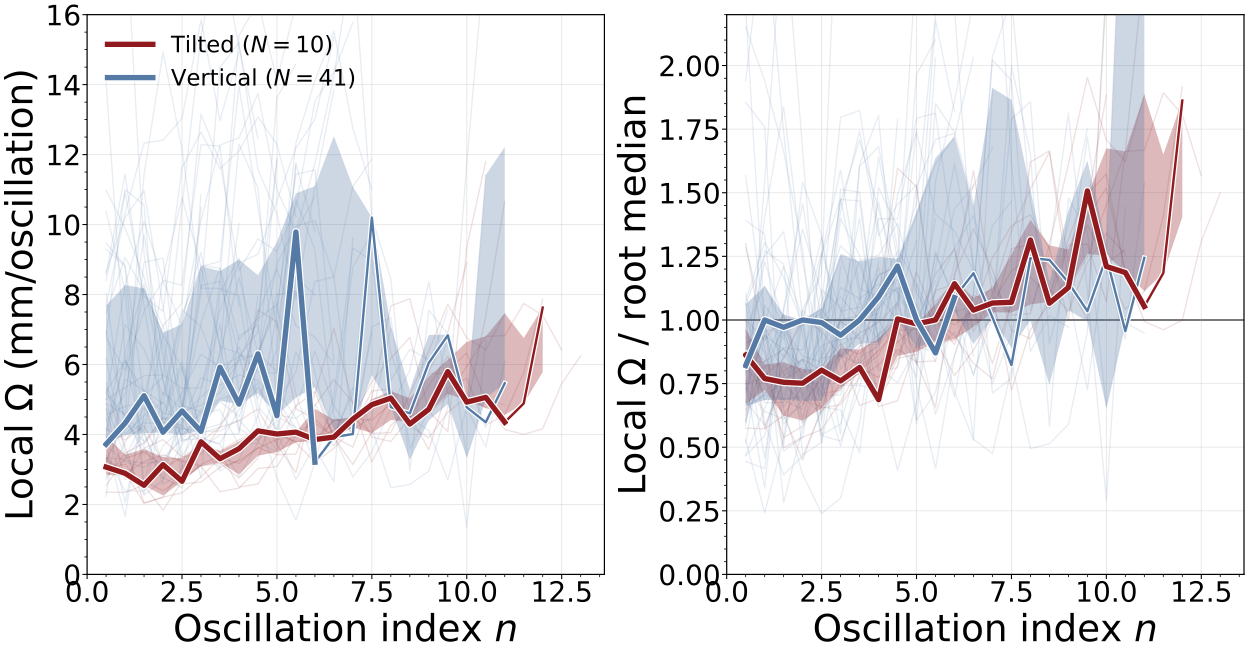
#> input picture src/paper_draft/arcLengthAge/plots/mode/local_wavelength_vs_index_dx8_base15mm_thr0.30.png, 1248 x 653 px, given as the content of the folder data/col_segmented/edited, which was not available
$ python viz_arclength_age.py
#> lines starting #> are read from the running program, lines starting #| are printed output that depends on the picture; after the words box and inside, x2 and y2 are one past the last pixel; in counts of white or black regions, pixels touching at a corner belong together; pictures that were not available may be replaced by others from this repository, and a replacement may not be noted
### src/paper_draft/arcLengthAge/arclength_events.py
"""Arc length at which each successive oscillation happens, for every root.

The wavelength analysis in ../wavelengths takes the orientation series theta(s)
of a root and asks, through the autocorrelation, for one number: the arc length
Omega over which theta repeats itself.  That throws away everything about *where*
along the root each wave sits, and so cannot see a wavelength that changes as the
root grows.

Here the autocorrelation is dropped and the waves are counted directly.  Every
time the detrended theta(s) crosses its baseline the root has completed half an
oscillation, so the crossings, in order, are

    s_0 < s_1 < s_2 < ...   at oscillation index   n = 0, 1/2, 1, 3/2, ...

and s(n) is the arc length "clock reading" of the root against its own internal
oscillator.

The assumptions that turns that into a statement about growth are:

  * the delay tau, and so the period T of the oscillation, is a property of the
    plant -- the same for every root and constant in time.  n = t/T is then a
    clock, and ds/dn = v*T is the elongation rate v in mm per oscillation;
  * v is common to the roots of a plate but *not* constant in time: a root grows
    slowly for the first days and faster later.  Anything that changes along one
    root is therefore attributed to v, not to T;
  * neither holds exactly, because roots vary.  That variability is the spread
    between roots in every figure here, and it is the reason the result is quoted
    as a comparison within one root -- each root its own control -- rather than
    between them.

A straight s(n) means the root grew at a constant rate; curvature in s(n) means
the rate changed while the root was being recorded, and the local slope
s(n+1) - s(n) is exactly the local wavelength Omega(n).  This is the same Omega as
the autocorrelation gives, but resolved along the root instead of averaged over
it -- and since it is not constant, the single number the autocorrelation returns
is an average over whatever stretch of root happened to be in the picture.

One warning about reading the figures.  s(n) is a running sum of the crossing
intervals: it is monotone by construction, and each of its points carries the
noise of all the earlier ones, averaged.  It therefore always looks clean, and
none of that cleanliness is evidence for anything.  The same information
differentiated is the much noisier local Omega, and that -- with the within-root
early/late comparison -- is where the result should be judged.

Crossings are found with a hysteresis rule: the signal must swing past +h before
a downward crossing counts and past -h before an upward one does, with h a fixed
fraction of the robust amplitude of that root's own theta.  A single noisy pixel
therefore cannot manufacture an oscillation, while a genuine wave -- which always
overshoots by roughly its amplitude -- is never missed.  The baseline subtracted
before the crossings are taken is a moving average over a window several
wavelengths wide, which removes the slow drift of the growth direction (nonzero
and wandering for the tilted plates) without touching the waves themselves.

Root extraction -- skeletonise, take the main trunk, sample it every dx_pixels of
arc length, differentiate to get theta -- is imported unchanged from
../wavelengths/errorbars_filter.py, so both analyses see exactly the same roots.

Counting is checked against the autocorrelation it replaces: on the same roots
the two agree per-root with r ~ 0.73, and the first autocorrelation peak sits at
a median 0.93 of the counted mm per oscillation, i.e. slightly short, as a first
peak picked off a discrete lag axis should be.  The defaults below (smooth 1 mm,
baseline 15 mm, threshold 0.3) are where that agreement is best.

Because a threshold that quietly dropped the odd early wave would manufacture
exactly the trend being claimed, the trend is also measured by an estimator with
no crossings and no threshold in it at all: windowed_wavelength() below, the peak
of the Fourier spectrum of theta in a sliding 20 mm window.  It gives the same
late/early ratio, 1.37 tilted and 1.35 vertical, against 1.51 and 1.41 from the
counting.  The counted ratio is also unchanged by dropping the first two
crossings of every root, so it is not the seedling transient at the start of the
trace either.
"""

import sys
from pathlib import Path

import numpy as np
import imageio.v2 as imageio
from skimage import measure

_WAVELENGTHS_DIR = Path(__file__).resolve().parent.parent / "wavelengths"
if str(_WAVELENGTHS_DIR) not in sys.path:
    sys.path.insert(0, str(_WAVELENGTHS_DIR))

from errorbars_filter import (  # noqa: E402
    build_skeleton_graph,
    compute_theta_timeseries,
    find_main_trunk,
    set_plot_style,
    style_axes,
)
from mode_errorbars_and_kde import compute_half_sample_mode  # noqa: E402


COLOR_TILTED = "#901A1E"
COLOR_NON_TILTED = "#547AA5"
COLOR_REFERENCE = "#666666"
COLOR_YELLOW = "#CBA810"

# Plate height in the images is a fixed 100 mm, which sets the scale of each image.
PLATE_HEIGHT_MM = 100.0


def moving_average(y, window_samples):
    """Boxcar average of y over an odd window, reflected at both ends."""
    y = np.asarray(y, dtype=float)
    win = int(max(1, round(window_samples)))
    if win % 2 == 0:
        win += 1
    if win <= 1:
        return y.copy()
    if win >= len(y):
        return np.full_like(y, float(np.mean(y)))

    pad = win // 2
    padded = np.pad(y, pad, mode="reflect")
    kernel = np.ones(win, dtype=float) / win
    return np.convolve(padded, kernel, mode="valid")


def central(values, kind="median"):
    """One central value for a set of roots: their median, or their mode.

    Wavelengths across roots are not symmetric -- a handful of roots sit far
    above the bulk and none can sit below zero -- so a median, let alone a mean,
    is pulled up by the tail and reports a wavelength that no root actually has.
    The mode is the half-sample mode of ../wavelengths, the same estimator the
    autocorrelation analysis settled on, so the two are directly comparable.

    Within a single root the choice is not open: half a root gives five or ten
    intervals, far too few for a mode, and those are summarised by a median
    whichever variant is being drawn.
    """
    v = np.asarray(values, dtype=float)
    v = v[np.isfinite(v)]
    if v.size == 0:
        return np.nan
    if kind == "mode":
        return float(compute_half_sample_mode(v))
    return float(np.median(v))


# [6 lines left out: function central_by_column, not called in this run]


def robust_amplitude(y):
    """MAD-based standard deviation, insensitive to a few wild samples."""
    y = np.asarray(y, dtype=float)
    mad = float(np.median(np.abs(y - np.median(y))))
    return 1.4826 * mad


def detrend_theta(s_mm, theta, smooth_mm=1.0, baseline_mm=15.0):
    """High-pass theta(s): light smoothing, then a wide moving-average baseline."""
    s_mm = np.asarray(s_mm, dtype=float)
    theta = np.asarray(theta, dtype=float)
    if len(s_mm) < 2:
        return theta.copy()

    ds = float(np.median(np.diff(s_mm)))
    smoothed = moving_average(theta, smooth_mm / ds)
    baseline = moving_average(smoothed, baseline_mm / ds)
    return smoothed - baseline


def _interpolated_zero(s_mm, y, i0, i1):
    """Arc length of the first sign change of y between samples i0 and i1."""
    for j in range(i0, i1):
        y0, y1 = y[j], y[j + 1]
        if y0 == 0.0:
            return float(s_mm[j])
        if y0 * y1 < 0.0:
            t = -y0 / (y1 - y0)
            return float(s_mm[j] + t * (s_mm[j + 1] - s_mm[j]))
    return None


def detect_crossings(s_mm, y, rel_threshold=0.3):
    """Baseline crossings of y(s) with hysteresis.

    A crossing is only recorded once the signal has committed to the other side,
    i.e. has passed +/- rel_threshold * (robust amplitude of y).  Returns the arc
    lengths of the crossings and their directions (+1 upward, -1 downward), which
    strictly alternate.
    """
    s_mm = np.asarray(s_mm, dtype=float)
    y = np.asarray(y, dtype=float)

    amp = robust_amplitude(y)
    if not np.isfinite(amp) or amp <= 0:
        return np.array([]), np.array([], dtype=int)

    h = rel_threshold * amp
    state = 0
    last_idx = 0
    crossings, directions = [], []

    for i, value in enumerate(y):
        if value > h:
            side = 1
        elif value < -h:
            side = -1
        else:
            continue

        if state == 0:
            state, last_idx = side, i
            continue

        if side == state:
            last_idx = i
            continue

        s_cross = _interpolated_zero(s_mm, y, last_idx, i)
        if s_cross is not None:
            crossings.append(s_cross)
            directions.append(side)
        state, last_idx = side, i

    return np.asarray(crossings, dtype=float), np.asarray(directions, dtype=int)


def fit_growth(index, s_cross):
    """Straight-line fit of arc length against oscillation index.

    The slope is the root's mean mm per oscillation -- the same quantity the
    autocorrelation estimates, arrived at by counting.  It is only a summary: the
    whole point of the folder is that s(n) is not straight, so the number depends
    on how much of the root was in the image.
    """
    index = np.asarray(index, dtype=float)
    s_cross = np.asarray(s_cross, dtype=float)
    out = {"slope_mm_per_osc": np.nan, "slope_err_mm_per_osc": np.nan, "rms_residual_mm": np.nan}
    if len(index) < 3:
        return out

    coeffs, cov = np.polyfit(index, s_cross, 1, cov=True)
    out["slope_mm_per_osc"] = float(coeffs[0])
    out["slope_err_mm_per_osc"] = float(np.sqrt(cov[0, 0]))
    out["rms_residual_mm"] = float(np.sqrt(np.mean((s_cross - np.polyval(coeffs, index)) ** 2)))
    return out


def early_late_wavelengths(crossings_mm, min_crossings=7):
    """Median full oscillation over the first and the second half of one root.

    Aggregating across roots at fixed n is contaminated by which roots are still
    present at large n -- the short-wavelength ones, since a root of given length
    fits more of them in.  This comparison never leaves a single root, so nothing
    about the other roots can enter it.
    """
    s_cross = np.asarray(crossings_mm, dtype=float)
    if len(s_cross) < min_crossings:
        return np.nan, np.nan
    gaps = np.diff(s_cross)  # half oscillations
    half = len(gaps) // 2
    return 2.0 * float(np.median(gaps[:half])), 2.0 * float(np.median(gaps[-half:]))


def windowed_wavelength(s_mm, theta, window_mm=20.0, step_mm=2.5, lam_bounds=(2.0, 20.0)):
    """Local wavelength from the Fourier peak of theta in a sliding window.

    Deliberately shares nothing with the crossing counter -- no baseline, no
    threshold, no smoothing -- so that it can be used to check that the drift in
    Omega along a root is in the data and not in the detection rule.
    """
    s_mm = np.asarray(s_mm, dtype=float)
    theta = np.asarray(theta, dtype=float)
    if len(theta) < 8:
        return np.array([]), np.array([])

    ds = float(np.median(np.diff(s_mm)))
    win = int(round(window_mm / ds))
    if win < 8 or win > len(theta):
        return np.array([]), np.array([])
    step = max(1, int(round(step_mm / ds)))

    y = theta - np.mean(theta)
    taper = np.hanning(win)
    n_fft = 8 * win
    freq = np.fft.rfftfreq(n_fft, d=ds)
    lam = np.divide(1.0, freq, out=np.full_like(freq, np.inf), where=freq > 0)
    in_band = (lam >= lam_bounds[0]) & (lam <= lam_bounds[1])

    centres, lambdas = [], []
    for i0 in range(0, len(y) - win + 1, step):
        seg = y[i0 : i0 + win]
        spec = np.abs(np.fft.rfft((seg - seg.mean()) * taper, n=n_fft)) ** 2
        if not in_band.any():
            continue
        centres.append(s_mm[i0 + win // 2])
        lambdas.append(lam[in_band][np.argmax(spec[in_band])])

    return np.asarray(centres, dtype=float), np.asarray(lambdas, dtype=float)


def analyze_image(
    filepath,
    dx_pixels=8,
    min_root_length=200,
    smooth_mm=1.0,
    baseline_mm=15.0,
    rel_threshold=0.3,
):
    """Per-root crossing arc lengths and growth fits for one segmented image."""
#> called with dx_pixels = 8, min_root_length = 200, smooth_mm = 1, baseline_mm = 15, rel_threshold = 0.3
    print(f"Processing {filepath.name}")
    rgba = imageio.imread(filepath)
#> rgba is the input picture: shape (653, 1248, 4); mean R, G, B, A 203, 204.4, 212.9, 32.4
    mm_per_pixel = PLATE_HEIGHT_MM / rgba.shape[0]

    if rgba.shape[2] == 4:
        mask = rgba[:, :, 3] > 0
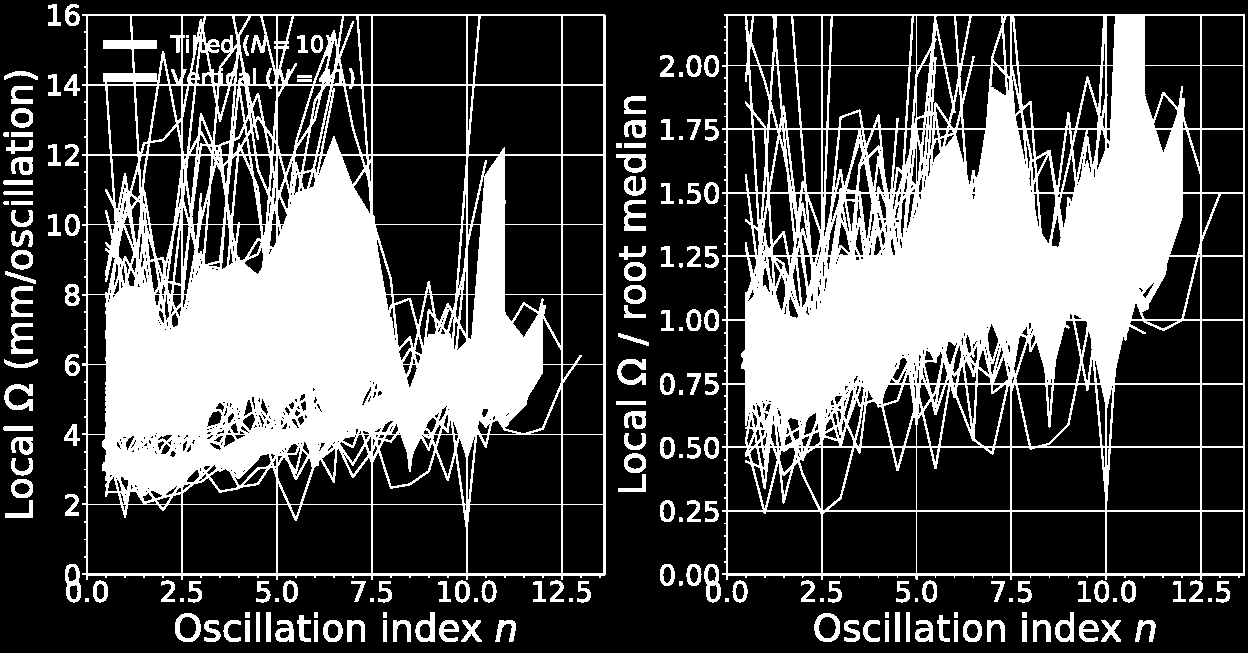
#> mask: shape (653, 1248) bool; 31.8% white; 178 white regions (20 under 20 px), largest, box (x1, y1, x2, y2) and area: (722, 14, 1245, 580) 116505, (82, 14, 606, 580) 115632, (4, 384, 33, 411) 389
    else:
        mask = np.any(rgba[:, :, :3] > 0, axis=2)

    labeled = measure.label(mask, connectivity=2)
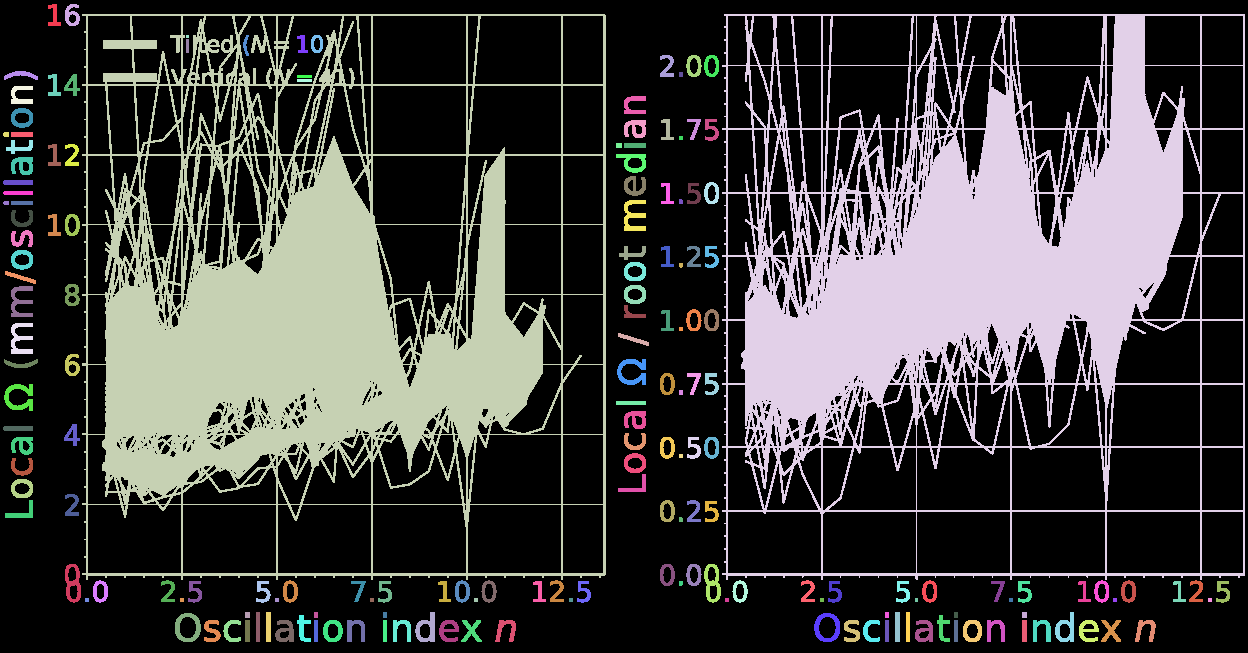
#> labeled: shape (653, 1248) int32; 179 distinct labels, from 0 to 178; one colour per label, 0 black

    rows = []
    for region in measure.regionprops(labeled):
        comp_mask = labeled == region.label

        graph, _, coords = build_skeleton_graph(comp_mask)
        if graph is None or len(coords) < 2:
            continue

        main_path = find_main_trunk(graph, coords)
        if len(main_path) < 2:
            continue

        pts_main = np.array(main_path, dtype=float)
        seg_d_main = np.sqrt(np.sum(np.diff(pts_main, axis=0) ** 2, axis=1))
        main_length = seg_d_main.sum() if seg_d_main.size > 0 else 0.0
        if main_length < min_root_length:
            continue

        s_px, thetas = compute_theta_timeseries(main_path, dx_pixels, start_offset=min_root_length)
        if thetas is None or len(thetas) < 12:
            continue

        s_mm = np.asarray(s_px, dtype=float) * mm_per_pixel
        detrended = detrend_theta(s_mm, thetas, smooth_mm=smooth_mm, baseline_mm=baseline_mm)
        crossings, directions = detect_crossings(s_mm, detrended, rel_threshold=rel_threshold)
        if len(crossings) < 3:
            continue

        # Half an oscillation between consecutive crossings; n = 0 at the first one.
        index = 0.5 * np.arange(len(crossings), dtype=float)
        fit = fit_growth(index, crossings)
        omega_early, omega_late = early_late_wavelengths(crossings)

        rows.append(
            {
                "image": filepath.name,
                "root_label": int(region.label),
                "mm_per_pixel": float(mm_per_pixel),
                "dx_mm": float(dx_pixels * mm_per_pixel),
                "main_length_mm": float(main_length * mm_per_pixel),
                "s_mm": s_mm.tolist(),
                "theta": np.asarray(thetas, dtype=float).tolist(),
                "theta_detrended": np.asarray(detrended, dtype=float).tolist(),
                "crossings_mm": crossings.tolist(),
                "crossing_dirs": directions.tolist(),
                "oscillation_index": index.tolist(),
                "n_oscillations": float(index[-1]),
                "amplitude_rad": float(robust_amplitude(detrended)),
                "omega_early_mm": omega_early,
                "omega_late_mm": omega_late,
                **fit,
            }
        )
#> this loop made 178 passes
#> main_length on passes 1, 2, 6: 23.24, 28.31, 21.49
#> pass 1, in analyze_image, `comp_mask = labeled == region.label`:
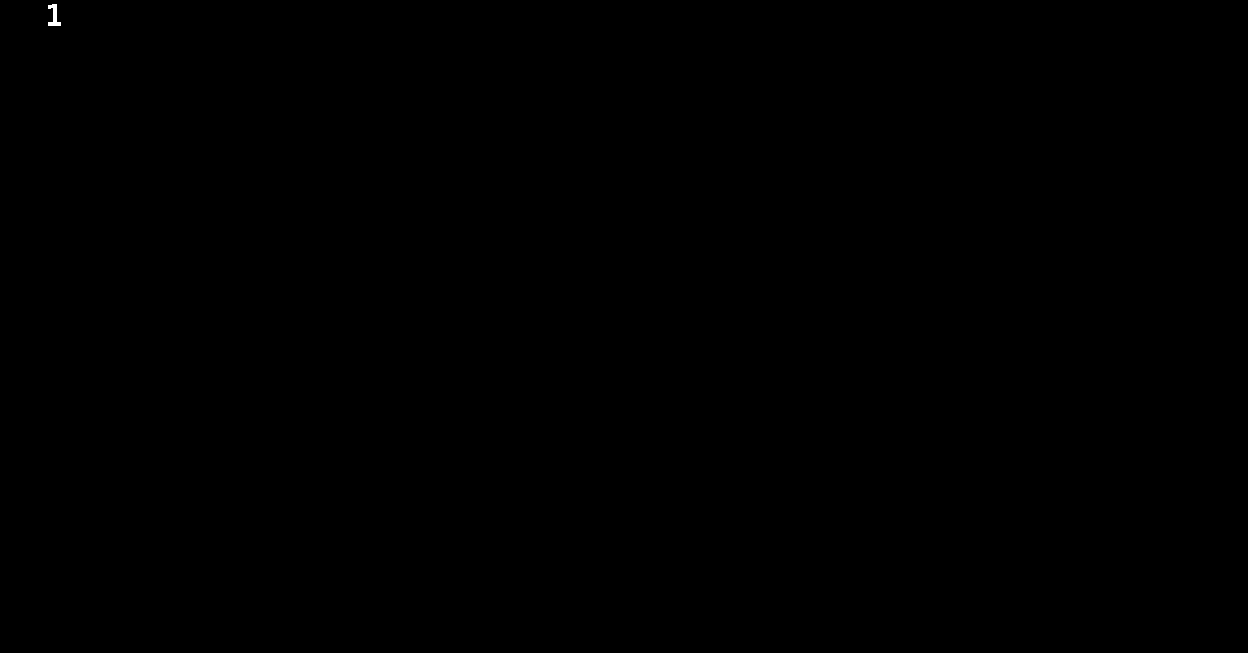
#> comp_mask: shape (653, 1248) bool; 0.02% white; 1 white region, box (x1, y1, x2, y2) and area: (48, 4, 61, 26) 143
#> after the loop, rows = 2 items
#> (the rest of the program and of its run is left out)
